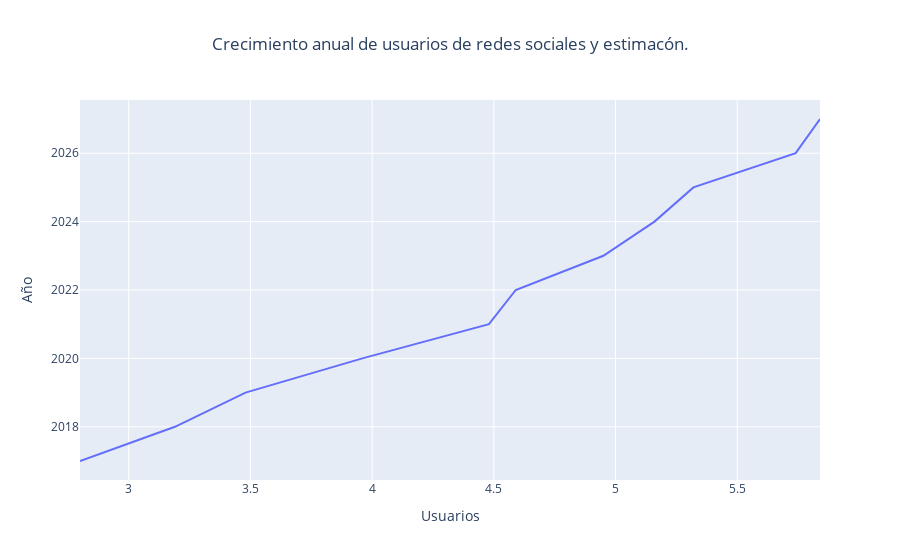

The code cell stored with this chart in its notebook:
### Code cell
url3 = 'https://prioridata.com/data/social-media-usage/'
response = requests.get(url3)
response.raise_for_status()

soup = BeautifulSoup(response.content, 'html.parser')
df3 = process_table(col_names=['Año', 'Usuarios'], table=soup.find('table'))
df3['Usuarios'] = df3['Usuarios'].str.replace(' billion', '').astype(float)
df3["Año"] = df3["Año"].str.replace('(estimated)', '').astype(int)
df3.to_csv(os.path.join(output_datasets, 'sm_users_growth.csv'), index=False)

fig3 = px.line(df3, x='Usuarios', y='Año', orientation='h', title='Crecimiento anual de usuarios de redes sociales y estimacón.')
fig3.update_layout(title=dict(x=0.5))
fig3.show()

### Figure 1 — Plotly figure (JSON) as saved in the notebook; plotly's stock layout.template omitted (floating-point values rounded to 4 significant figures)
{"data": [{"hovertemplate": "Usuarios=%{x}<br>Año=%{y}<extra></extra>", "legendgroup": "", "line": {"color": "#636efa", "dash": "solid"}, "marker": {"symbol": "circle"}, "mode": "lines", "name": "", "orientation": "h", "showlegend": false, "type": "scatter", "x": [5.84, 5.74, 5.32, 5.16, 4.95, 4.59, 4.48, 3.96, 3.48, 3.19, 2.8], "xaxis": "x", "y": [2027, 2026, 2025, 2024, 2023, 2022, 2021, 2020, 2019, 2018, 2017], "yaxis": "y"}], "layout": {"legend": {"tracegroupgap": 0}, "title": {"text": "Crecimiento anual de usuarios de redes sociales y estimacón.", "x": 0.5}, "xaxis": {"anchor": "y", "domain": [0, 1], "title": {"text": "Usuarios"}}, "yaxis": {"anchor": "x", "domain": [0, 1], "title": {"text": "Año"}}}}
